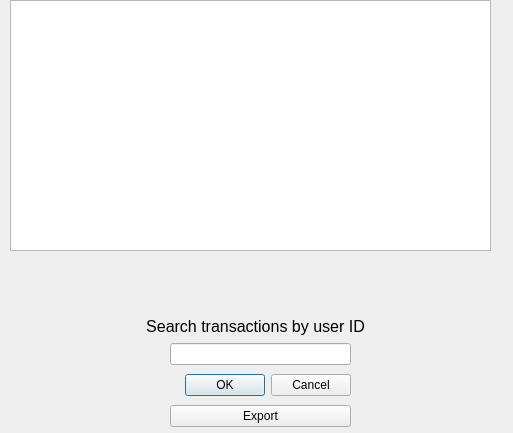
<?xml version="1.0" encoding="UTF-8"?>
<ui version="4.0">
 <class>SearchTransactionsWindow</class>
 <widget class="QDialog" name="SearchTransactionsWindow">
  <property name="geometry">
   <rect>
    <x>0</x>
    <y>0</y>
    <width>513</width>
    <height>433</height>
   </rect>
  </property>
  <property name="windowTitle">
   <string>Dialog</string>
  </property>
  <widget class="QWidget" name="verticalLayoutWidget">
   <property name="geometry">
    <rect>
     <x>170</x>
     <y>340</y>
     <width>181</width>
     <height>91</height>
    </rect>
   </property>
   <layout class="QVBoxLayout" name="verticalLayout">
    <item>
     <widget class="QLineEdit" name="idLineEdit"/>
    </item>
    <item>
     <widget class="QDialogButtonBox" name="buttonBox">
      <property name="orientation">
       <enum>Qt::Horizontal</enum>
      </property>
      <property name="standardButtons">
       <set>QDialogButtonBox::Cancel|QDialogButtonBox::Ok</set>
      </property>
     </widget>
    </item>
    <item>
     <widget class="QPushButton" name="exportButton">
      <property name="text">
       <string>Export</string>
      </property>
     </widget>
    </item>
   </layout>
  </widget>
  <widget class="QTableView" name="tableView">
   <property name="geometry">
    <rect>
     <x>10</x>
     <y>0</y>
     <width>481</width>
     <height>251</height>
    </rect>
   </property>
  </widget>
  <widget class="QLabel" name="label">
   <property name="geometry">
    <rect>
     <x>90</x>
     <y>310</y>
     <width>331</width>
     <height>32</height>
    </rect>
   </property>
   <property name="font">
    <font>
     <pointsize>12</pointsize>
    </font>
   </property>
   <property name="text">
    <string>Search transactions by user ID</string>
   </property>
   <property name="alignment">
    <set>Qt::AlignCenter</set>
   </property>
  </widget>
  <widget class="QWidget" name="horizontalLayoutWidget">
   <property name="geometry">
    <rect>
     <x>20</x>
     <y>270</y>
     <width>461</width>
     <height>41</height>
    </rect>
   </property>
   <layout class="QHBoxLayout" name="horizontalLayout">
    <item>
     <widget class="QLabel" name="nameLabel">
      <property name="font">
       <font>
        <pointsize>12</pointsize>
       </font>
      </property>
      <property name="text">
       <string/>
      </property>
      <property name="alignment">
       <set>Qt::AlignCenter</set>
      </property>
     </widget>
    </item>
   </layout>
  </widget>
 </widget>
 <resources/>
 <connections>
  <connection>
   <sender>buttonBox</sender>
   <signal>accepted()</signal>
   <receiver>SearchTransactionsWindow</receiver>
   <slot>accept()</slot>
   <hints>
    <hint type="sourcelabel">
     <x>248</x>
     <y>254</y>
    </hint>
    <hint type="destinationlabel">
     <x>157</x>
     <y>274</y>
    </hint>
   </hints>
  </connection>
  <connection>
   <sender>buttonBox</sender>
   <signal>rejected()</signal>
   <receiver>SearchTransactionsWindow</receiver>
   <slot>reject()</slot>
   <hints>
    <hint type="sourcelabel">
     <x>316</x>
     <y>260</y>
    </hint>
    <hint type="destinationlabel">
     <x>286</x>
     <y>274</y>
    </hint>
   </hints>
  </connection>
  <connection>
   <sender>exportButton</sender>
   <signal>clicked()</signal>
   <receiver>SearchTransactionsWindow</receiver>
   <slot>open()</slot>
   <hints>
    <hint type="sourcelabel">
     <x>89</x>
     <y>367</y>
    </hint>
    <hint type="destinationlabel">
     <x>256</x>
     <y>216</y>
    </hint>
   </hints>
  </connection>
 </connections>
</ui>
